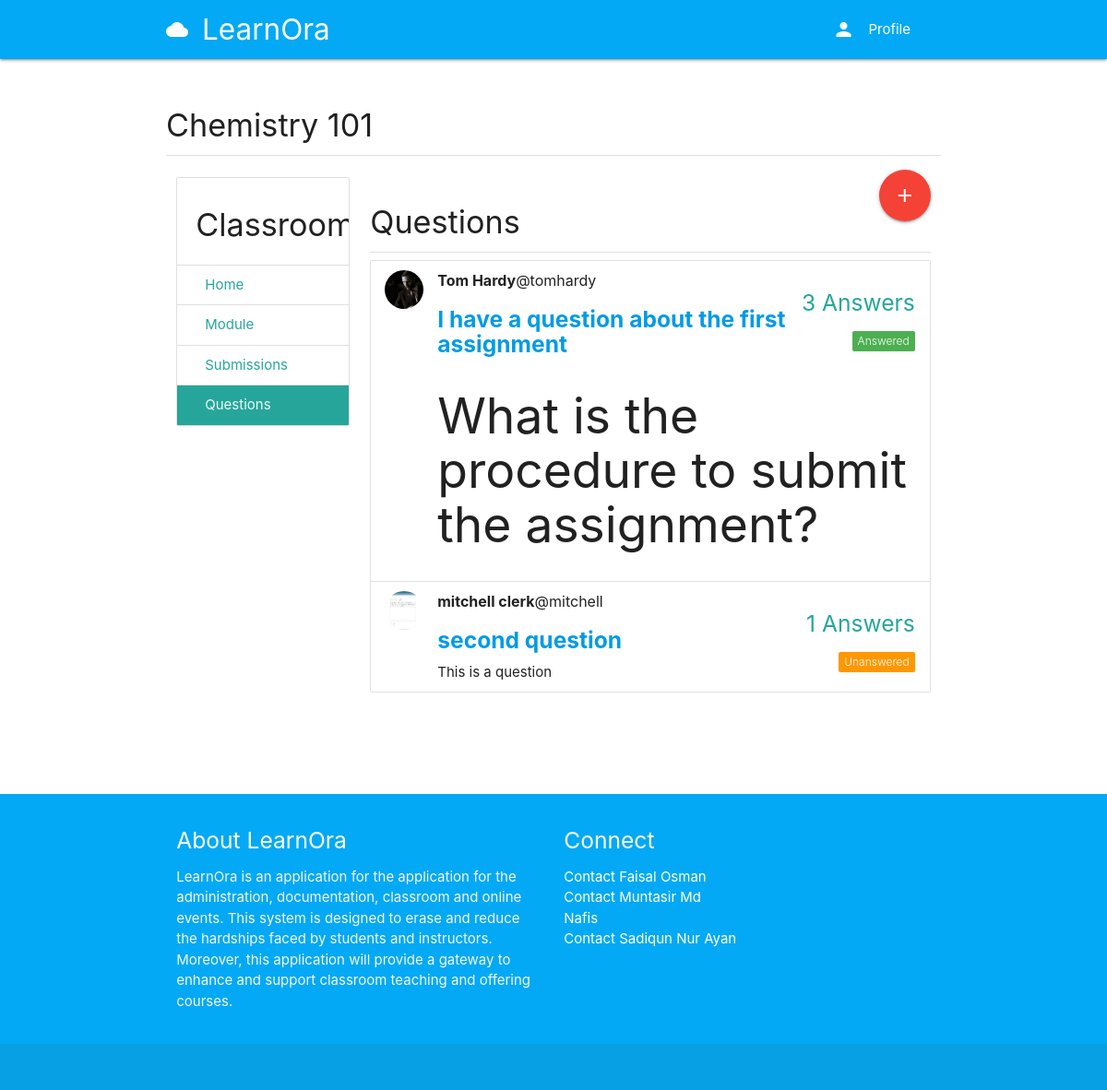
/course/fc336498-2d0a-4e61-ae8b-1f57174ee38d/questions, run on the app's committed database.
### classroom/models.py (models this page shows, shortened)
class Course(models.Model):
	id = models.UUIDField(primary_key=True, default=uuid.uuid4, editable=False)
	picture = models.ImageField(upload_to=user_directory_path)
	title = models.CharField(max_length=200)
	description = models.CharField(max_length=300)
	category = models.ForeignKey(Category, on_delete=models.CASCADE)
	syllabus = RichTextField()
	user = models.ForeignKey(User, on_delete=models.CASCADE, related_name='course_owner')
	enrolled = models.ManyToManyField(User)
	modules = models.ManyToManyField(Module)
	questions = models.ManyToManyField(Question)

### question/models.py (models this page shows, shortened)
class Question(models.Model):
	user = models.ForeignKey(User, on_delete=models.CASCADE, related_name='question_user')
	title = models.CharField(max_length=300)
	body = RichTextField()
	created_date = models.DateTimeField(auto_now_add=True)
	update_date = models.DateTimeField(auto_now_add=True)
	has_accepted_answer = models.BooleanField(default=False)
	def get_answers_count(self):
		return Answer.objects.filter(question=self).count()

### authy/models.py (models this page shows, shortened)
class Profile(models.Model):
	user = models.OneToOneField(User, on_delete=models.CASCADE, related_name='profile')
	location = models.CharField(max_length=50, null=True, blank=True)
	url = models.CharField(max_length=80, null=True, blank=True)
	profile_info = models.TextField(max_length=150, null=True, blank=True)
	created = models.DateField(auto_now_add=True)
	picture = models.ImageField(upload_to=user_directory_path_profile, blank=True, null=True, verbose_name='Picture')
	banner = models.ImageField(upload_to=user_directory_path_banner, blank=True, null=True, verbose_name='Banner')

### question/views.py (the view)
# urls.py: path('<course_id>/questions', Questions, name='questions'),
def Questions(request, course_id):
	course = get_object_or_404(Course, id=course_id)
	questions = course.questions.all()
	paginator = Paginator(questions, 10)
	page_number = request.GET.get('page')
	questions_data = paginator.get_page(page_number)
	context = {
		'course': course,
		'questions': questions_data,
	}
	return render(request, 'question/questions.html', context)

### authy/views.py (called while the page is built)
def SideNavInfo(request):
	user = request.user
	nav_profile = None
	if user.is_authenticated:
		nav_profile = Profile.objects.get(user=user)
	return {'nav_profile': nav_profile}

### direct/views.py (called while the page is built)
def CheckDirects(request):
    directs_count = 0
    if request.user.is_authenticated:
        directs_count = Message.objects.filter(user=request.user, is_read=False).count()
    return {'directs_count': directs_count}

### student_portal/templates/question/questions.html (shortened to what this page needs)
{% extends 'base.html' %}
{% load static %}
{% block content %}
<div class="section">
	<h4>{{ course.title }}</h4>
	<div class="divider"></div>
</div>
<div class="row">
<div class="col s3">
      <ul class="collection with-header">
        <li class="collection-header"><h4>Classroom</h4></li>
        <a href="{% url 'course' course.id %}" class="collection-item">Home</a>
        <a href="{% url 'modules' course.id %}" class="collection-item">Module</a>
        <a href="{% url 'submissions' course.id %}" class="collection-item">Submissions</a>
        <a href="{% url 'questions' course.id %}" class="collection-item active">Questions</a>
      </ul>
</div>
<div class="col s9">
  <a href="{% url 'new-student-question' course.id %}" class="btn-floating btn-large waves-effect waves-light red right"><i class="material-icons">add</i></a>
  <div class="section">
    <h4>Questions</h4>
    <div class="divider"></div>
    <ul class="collection">
    {% for question in questions %}
    <li class="collection-item avatar">
      {% if question.user.profile.picture %}
        <img src="{{ question.user.profile.picture.url }}" class="circle responsive-img">
      {% else %}
        <img src="{% static 'img/no_avatar.jpg' %}" class="circle responsive-img">
      {% endif %}
      <span class="title"><b>{{ question.user.get_full_name }}</b>@{{ question.user.username }}</span>
      <a href="{% url 'question-detail' course.id question.id %}"><h5><b>{{ question.title }}</b></h5></a>
      <p>{{ question.body | safe | truncatechars:110 }}</p>
      <div class="secondary-content">
        <h5>{{ question.get_answers_count }} Answers</h5>
        <h5>
          {% if question.has_accepted_answer == True %}
            <span class="new badge green" data-badge-caption="Answered"></span>
          {% else %}
            <span class="new badge orange" data-badge-caption="Unanswered"></span>
          {% endif %}
        </h5>
      </div>
    </li>
    {% endfor %}
    </ul>
    <div class="col s12 m12 center-align">
    </div>
  </div>
</div>
</div>
{% endblock %}

### data on the page
Course: title "Chemistry 101"
Question: user.profile.picture (placeholder picture), user.get_full_name "Tom Hardy", user.username "tomhardy", title "I have a question about the first assignment", body "What is the procedure to submit the assignment?", get_answers_count "3", has_accepted_answer True (drawn)
Question: user.profile.picture (placeholder picture), user.get_full_name "mitchell clerk", user.username "mitchell", title "second question", body "This is a question", get_answers_count "1", has_accepted_answer False (drawn)
